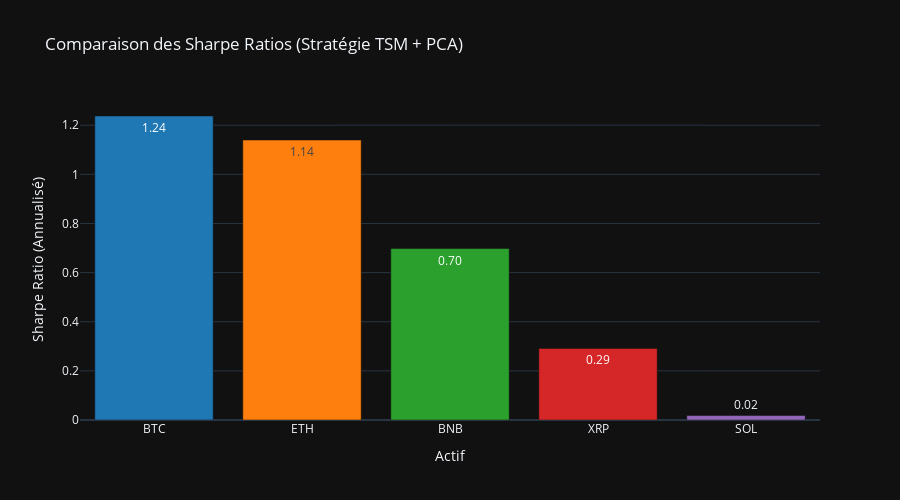

The code cell stored with this chart in its notebook:
### Code cell
# Analyse des résultats
metrics = []

for ticker, df_res in results_store.items():
    # Calcul du Sharpe (Hebdomadaire -> Annualisé)
    # Formule: Moyenne des retours / Ecart-type * Racine(52 semaines)
    weekly_ret = df_res['net_ret']
    if weekly_ret.std() == 0:
        sharpe = 0
    else:
        sharpe = (weekly_ret.mean() / weekly_ret.std()) * np.sqrt(52)
        
    metrics.append({
        'Asset': ticker.split('/')[0], # Garde juste le nom (ex: BTC)
        'Sharpe': sharpe,
        'Total Return': (df_res['equity'].iloc[-1] - 1) * 100,
        'Max Drawdown': (df_res['equity'] / df_res['equity'].cummax() - 1).min() * 100
    })

# Création d'un DataFrame récapitulatif
df_metrics = pd.DataFrame(metrics).sort_values('Sharpe', ascending=False)

print("\n--- TABLEAU COMPARATIF ---")
print(df_metrics)

# --- VISUALISATION DU SHARPE ---
colors = ['#1f77b4', '#ff7f0e', '#2ca02c', '#d62728', '#9467bd']

fig = go.Figure(data=[
    go.Bar(
        x=df_metrics['Asset'],
        y=df_metrics['Sharpe'],
        text=df_metrics['Sharpe'].apply(lambda x: f'{x:.2f}'),
        textposition='auto',
        marker_color=colors[:len(df_metrics)]
    )
])

fig.update_layout(
    title='Comparaison des Sharpe Ratios (Stratégie TSM + PCA)',
    xaxis_title='Actif',
    yaxis_title='Sharpe Ratio (Annualisé)',
    template='plotly_dark',
    height=500
)

fig.show()

# --- BONUS : GRAPHIQUE DES COURBES D'EQUITY ---
plt.figure(figsize=(12, 6))
for ticker, df_res in results_store.items():
    # On normalise pour que tout le monde parte de 1 au début de l'historique commun si possible
    # Ou on affiche juste l'equity brute calculée par ta fonction
    plt.plot(df_res.index, df_res['equity'], label=ticker.split('/')[0])

plt.title('Comparaison de la performance cumulée (Equity Curves)')
plt.yscale('log') # Log scale souvent mieux pour comparer crypto
plt.legend()
plt.grid(True, which="both", ls="-", alpha=0.2)
plt.show()

### Figure 1 — Plotly figure (JSON) as saved in the notebook; plotly's stock layout.template omitted (floating-point values rounded to 4 significant figures)
{"data": [{"marker": {"color": ["#1f77b4", "#ff7f0e", "#2ca02c", "#d62728", "#9467bd"]}, "text": ["1.24", "1.14", "0.70", "0.29", "0.02"], "textposition": "auto", "type": "bar", "x": ["BTC", "ETH", "BNB", "XRP", "SOL"], "y": [1.238, 1.14, 0.6979, 0.2914, 0.01804]}], "layout": {"height": 500, "title": {"text": "Comparaison des Sharpe Ratios (Stratégie TSM + PCA)"}, "xaxis": {"title": {"text": "Actif"}}, "yaxis": {"title": {"text": "Sharpe Ratio (Annualisé)"}}}}
